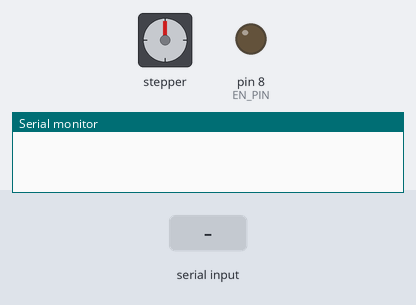
The program below on a simulated Arduino Uno, built with avr-gcc and run on an emulated ATmega328P. Shown: stepper motor, output pins drawn as LEDs (lit = HIGH), the last lines printed to the serial monitor. The test bench sets the inputs (shaded band). Stepper angles assume 200 steps per turn.

Above: at 0.8 s.
0.9 s: "S90\n" received over Serial
At 1.3 s:
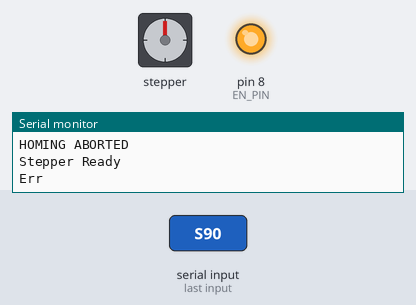
2.4 s: "M;1\n" received over Serial
At 3.6 s:
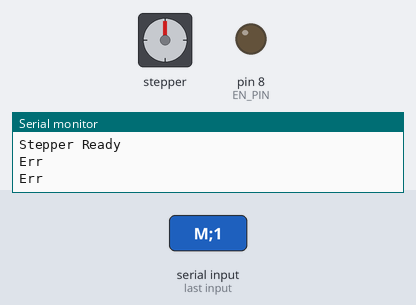
Timing chart, 0 to 5.4 s (numbered marks = the images above; inputs shaded):
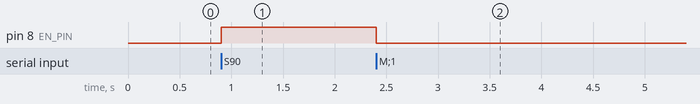

Measured:
- after the input at 0.9 s, pin 8 (EN_PIN): LOW → HIGH at once; stepper: stops changing and stays 1°
- after the input at 2.4 s, pin 8 (EN_PIN): HIGH → LOW at once

The program:

main.cpp
```cpp
#include <Arduino.h>
#include <AccelStepper.h>

#define DIR_PIN  13
#define STEP_PIN 12
#define EN_PIN 8
#define HOME_PIN -1 // TODO: Set the correct pin for the home switch, or set to -1 if not used


AccelStepper stepper(AccelStepper::DRIVER, STEP_PIN, DIR_PIN);

String command = "";

void homing()
{
  digitalWrite(EN_PIN, LOW);
  stepper.move(-1000000);
  stepper.setSpeed(10000);
  while(stepper.distanceToGo() != 0)
  {
    stepper.run();
#if HOME_PIN != -1
    if(digitalRead(HOME_PIN) == LOW)
    {
      stepper.stop();
      stepper.setCurrentPosition(0);
      Serial.println("HOMED");
      digitalWrite(EN_PIN, HIGH);
      return;
    }
#endif
    if(Serial.available() > 0 && Serial.read() == 'S')
    {
      stepper.stop();
      Serial.println("HOMING ABORTED");
      digitalWrite(EN_PIN, HIGH);
      return;
    }
  }
#if HOME_PIN == -1
  stepper.setCurrentPosition(0);
  Serial.println("HOMED (NO SWITCH)");
#endif
  digitalWrite(EN_PIN, HIGH);
}

void process(String command) // Msteps;speed;
{
  command.trim();
  if(command.startsWith("M"))
  {
    digitalWrite(EN_PIN, LOW);
    command = command.substring(1);
    int deli1 = command.indexOf(';');
    int deli2 = command.indexOf(';',deli1 + 1);

    if (deli1 == -1 || deli2 == -1)
    {
      Serial.println("Err");
      return;
    }
    long steps = command.substring(0, deli1).toInt();
    long speed = command.substring(deli1 + 1, deli2).toInt();
    if (speed <= 0)
    {
      Serial.println("Err");
      return;
    }
    stepper.move(steps);
    stepper.setSpeed(speed);
    while(stepper.distanceToGo() != 0)
    {
      stepper.runSpeedToPosition();
      if(Serial.available() > 0)
      {
        char c = Serial.read();
        if(c == 'S')
        {
          stepper.stop();
          break;
        }
        if(c == 'C')
        {
          Serial.println(stepper.currentPosition());
        }
      }
    }
    Serial.println("DONE");
    digitalWrite(EN_PIN, HIGH);
  }
  else
  {
    Serial.println("Err");
  }
}

void setup()
{
  Serial.begin (115200);
  pinMode(DIR_PIN, OUTPUT);
  pinMode(STEP_PIN, OUTPUT);
  pinMode(EN_PIN, OUTPUT);
  digitalWrite(EN_PIN, HIGH);
  stepper.setMaxSpeed(11000);
  homing();
  Serial.println("Stepper Ready");
}


void loop()
{
  while (Serial.available() > 0)
  {
    char c = Serial.read();
    if(c == '\n'|| c == '\r')
    {
      if(command.length() > 0)
      {
        process(command);
        command = "";
      }
    }
    else
    {
      command += c;
    }
  }
}
```
